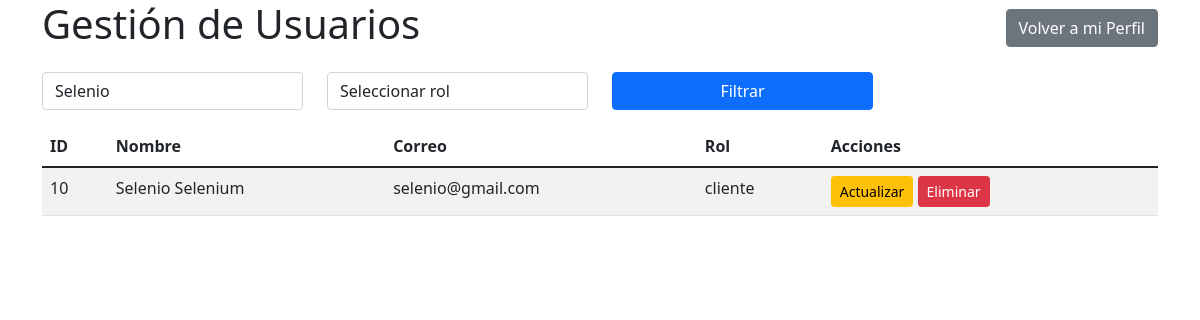
/usuarios.php?buscar=Selenio (signed in), run on the app's committed database.
### tables this page shows
CREATE TABLE `usuarios` (
  `id` int(11) NOT NULL,
  `rol_id` int(11) NOT NULL,
  `correo` varchar(100) NOT NULL,
  `cedula` varchar(20) NOT NULL,
  `nombre` varchar(50) NOT NULL,
  `apellido` varchar(50) NOT NULL,
  `contrasena` varchar(255) NOT NULL,
  `fecha_registro` timestamp NOT NULL DEFAULT current_timestamp(),
  `imagen_perfil` varchar(255) DEFAULT NULL,
  `descripcion` text DEFAULT NULL,
  `fecha_nacimiento` date DEFAULT NULL
);

CREATE TABLE `roles` (
  `id` int(11) NOT NULL,
  `descripcion` varchar(50) NOT NULL
);

### usuarios.php (the view, shortened to what this page needs)
<?php
include 'CRUD/conexion.php';
?>
<!DOCTYPE html>
<html lang="es">
<head>
    <link rel="stylesheet" href="https://cdn.jsdelivr.net/npm/bootstrap@5.1.3/dist/css/bootstrap.min.css">
</head>
<body>
    <div class="container">
        <div class="d-flex justify-content-between align-items-center mb-3">
            <h1>Gestión de Usuarios</h1>
            <a href="perfil.php" class="btn btn-secondary"><i class="fas fa-arrow-left"></i> Volver a mi Perfil</a>
        </div>
        <form method="GET" class="mb-3">
            <div class="row">
                <div class="col-md-3">
                    <input type="text" name="buscar" class="form-control" placeholder="Buscar por nombre o correo" value="<?= isset($_GET['buscar']) ? $_GET['buscar'] : '' ?>">
                </div>
                <div class="col-md-3">
                    <select name="rol" class="form-control">
                        <option value="">Seleccionar rol</option>
                    </select>
                </div>
                <div class="col-md-3">
                    <button type="submit" class="btn btn-primary w-100">Filtrar</button>
                </div>
            </div>
        </form>
        <table class="table table-striped">
            <thead>
                <tr>
                    <th>ID</th>
                    <th>Nombre</th>
                    <th>Correo</th>
                    <th>Rol</th>
                    <th>Acciones</th>
                </tr>
            </thead>
            <tbody>
                <?php
                $buscar = isset($_GET['buscar']) ? $_GET['buscar'] : '';
                $sql = "SELECT u.id, u.nombre, u.apellido, u.correo, r.descripcion AS tipo_usuario
                        FROM usuarios u
                        INNER JOIN roles r ON u.rol_id = r.id
                        WHERE 1=1";
                if ($buscar) {
                    $sql .= " AND (u.nombre LIKE '%$buscar%' OR u.correo LIKE '%$buscar%')";
                }
                $resultado = $conn->query($sql);
                while ($usuario = $resultado->fetch_assoc()): ?>
                <tr>
                    <td><?= $usuario['id'] ?></td>
                    <td><?= $usuario['nombre'] . ' ' . $usuario['apellido'] ?></td>
                    <td><?= $usuario['correo'] ?></td>
                    <td><?= $usuario['tipo_usuario'] ?></td>
                    <td>
                        <a href="CRUD/actualizar.php?id=<?= $usuario['id'] ?>" class="btn btn-warning btn-sm">Actualizar</a>
                        <?php if ($_SESSION['tipo_usuario'] === 'administrador'): ?>
                        <a href="CRUD/eliminar.php?id=<?= $usuario['id'] ?>" class="btn btn-danger btn-sm" onclick="return confirm('¿Estás seguro de que deseas eliminar este usuario?')">Eliminar</a>
                        <?php endif; ?>
                    </td>
                </tr>
                <?php endwhile; ?>
            </tbody>
        </table>
    </div>
</body>
</html>

### data on the page
usuarios: id "10", nombre "Selenio", apellido "Selenium", correo "selenio@gmail.com", rol.descripcion "cliente"
